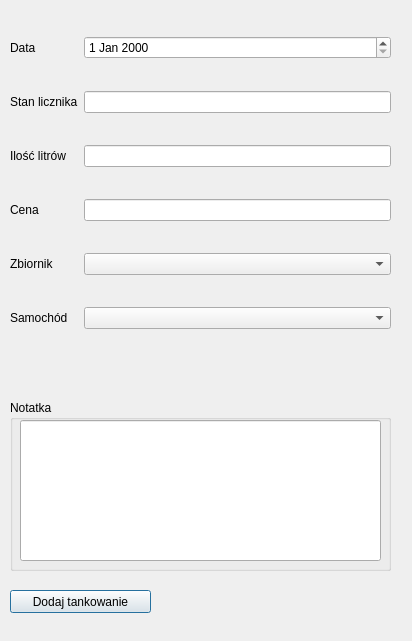
<?xml version="1.0" encoding="UTF-8"?>
<ui version="4.0">
 <class>newTank</class>
 <widget class="QDialog" name="newTank">
  <property name="geometry">
   <rect>
    <x>0</x>
    <y>0</y>
    <width>412</width>
    <height>641</height>
   </rect>
  </property>
  <property name="windowTitle">
   <string>Dialog</string>
  </property>
  <widget class="QWidget" name="gridLayoutWidget">
   <property name="geometry">
    <rect>
     <x>10</x>
     <y>10</y>
     <width>381</width>
     <height>351</height>
    </rect>
   </property>
   <layout class="QGridLayout" name="gridLayout">
    <item row="0" column="1">
     <widget class="QDateEdit" name="dateEdit"/>
    </item>
    <item row="0" column="0">
     <widget class="QLabel" name="l_date">
      <property name="text">
       <string>Data</string>
      </property>
     </widget>
    </item>
    <item row="3" column="0">
     <widget class="QLabel" name="l_price">
      <property name="text">
       <string>Cena</string>
      </property>
     </widget>
    </item>
    <item row="2" column="0">
     <widget class="QLabel" name="l_fuel">
      <property name="text">
       <string>Ilość litrów</string>
      </property>
     </widget>
    </item>
    <item row="4" column="0">
     <widget class="QLabel" name="l_tank">
      <property name="text">
       <string>Zbiornik</string>
      </property>
     </widget>
    </item>
    <item row="5" column="0">
     <widget class="QLabel" name="l_carid">
      <property name="text">
       <string>Samochód</string>
      </property>
     </widget>
    </item>
    <item row="2" column="1">
     <widget class="QLineEdit" name="le_fuel"/>
    </item>
    <item row="4" column="1">
     <widget class="QComboBox" name="cb_tanktype"/>
    </item>
    <item row="3" column="1">
     <widget class="QLineEdit" name="le_price"/>
    </item>
    <item row="5" column="1">
     <widget class="QComboBox" name="cb_carid"/>
    </item>
    <item row="1" column="0">
     <widget class="QLabel" name="l_milage">
      <property name="text">
       <string>Stan licznika</string>
      </property>
     </widget>
    </item>
    <item row="1" column="1">
     <widget class="QLineEdit" name="le_milage"/>
    </item>
   </layout>
  </widget>
  <widget class="QGroupBox" name="groupBox">
   <property name="geometry">
    <rect>
     <x>10</x>
     <y>400</y>
     <width>381</width>
     <height>171</height>
    </rect>
   </property>
   <property name="title">
    <string>Notatka</string>
   </property>
   <widget class="QLineEdit" name="le_notes">
    <property name="geometry">
     <rect>
      <x>10</x>
      <y>20</y>
      <width>361</width>
      <height>141</height>
     </rect>
    </property>
   </widget>
  </widget>
  <widget class="QPushButton" name="b_send">
   <property name="geometry">
    <rect>
     <x>10</x>
     <y>590</y>
     <width>141</width>
     <height>23</height>
    </rect>
   </property>
   <property name="text">
    <string>Dodaj tankowanie</string>
   </property>
  </widget>
 </widget>
 <resources/>
 <connections/>
</ui>
